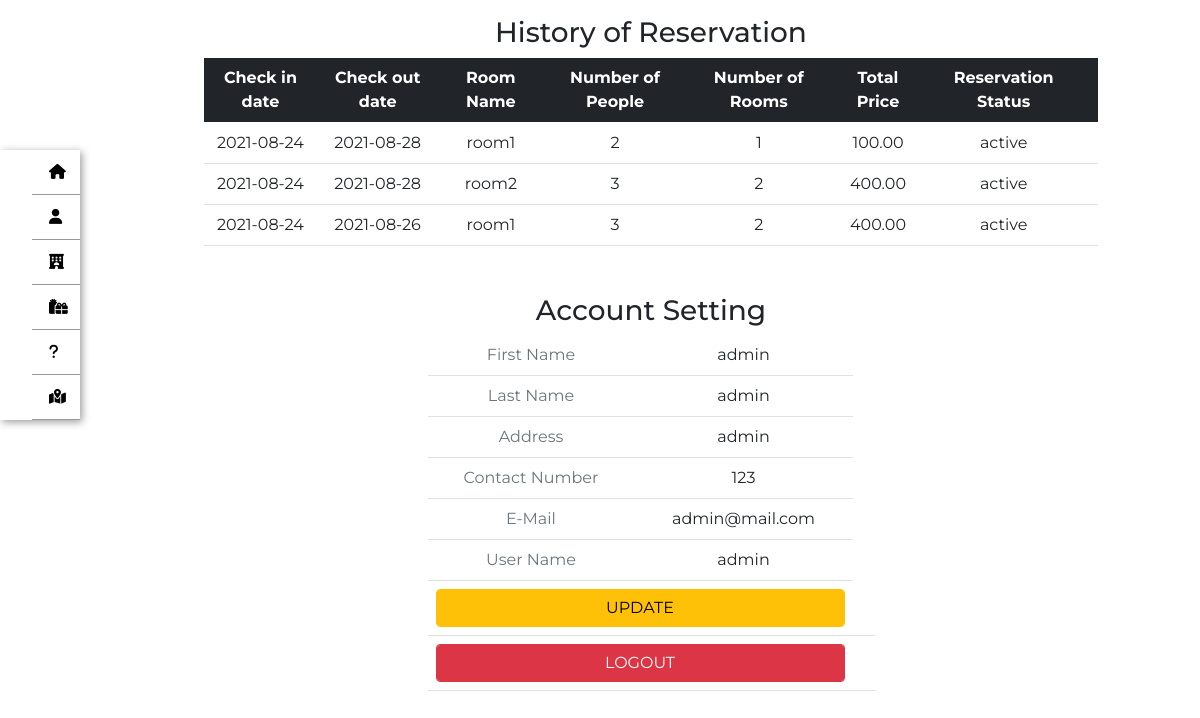
The page /user_account.php (signed in) on the database its author committed.
### tables this page shows
CREATE TABLE `reservation` (
  `reservation_id` int(11) NOT NULL,
  `user_id` int(11) NOT NULL,
  `room_id` int(11) NOT NULL,
  `check_in` date NOT NULL,
  `check_out` date NOT NULL,
  `total_price` float(50,2) NOT NULL,
  `number_people` int(11) NOT NULL,
  `nights` int(11) NOT NULL,
  `number_rooms` int(11) NOT NULL,
  `reservation_status` varchar(50) NOT NULL DEFAULT 'upcoming'
);

CREATE TABLE `rooms` (
  `room_id` int(11) NOT NULL,
  `room_name` varchar(50) NOT NULL,
  `room_price` float(50,2) NOT NULL,
  `room_capacity` int(11) NOT NULL,
  `discription` text NOT NULL,
  `total_rooms` int(11) NOT NULL
);

CREATE TABLE `users` (
  `user_id` int(11) NOT NULL,
  `first_name` varchar(50) NOT NULL,
  `last_name` varchar(50) NOT NULL,
  `address` varchar(100) NOT NULL,
  `contact_number` varchar(50) NOT NULL,
  `email` varchar(50) NOT NULL,
  `account_id` int(11) NOT NULL
);

CREATE TABLE `accounts` (
  `account_id` int(11) NOT NULL,
  `username` varchar(50) NOT NULL,
  `password` varchar(100) NOT NULL,
  `status` varchar(1) NOT NULL DEFAULT 'U'
);

### classes/config.php (called while the page is built, shortened)
<?php
class Config{
    private $servername = 'localhost';
    private $username = 'root';
    private $password = '';
    private $db_name = 'waka-hotel';
    public function __construct()
    {
        $this->conn = new mysqli($this->servername,$this->username,$this->password,$this->db_name);
        return $this->conn;
    }
}
?>

### datafile.php (called while the page is built, shortened)
<?php
include 'classes/Res.php';
$resObj = new Res;
?>

### classes/Res.php (called while the page is built, shortened)
<?php
include 'classes/config.php';
class Res extends Config{
    public function reservationHistory($user_id){
        $sql = "SELECT * FROM reservation
                INNER JOIN rooms ON reservation.room_id = rooms.room_id
                WHERE reservation.user_id = '$user_id'";
        $result = $this->conn->query($sql);
        if($result->num_rows >= 1){
            $row = [];
            while($res_history = $result->fetch_assoc()){
                array_push($row,$res_history);
            }
            return $row;
        }else{
            return false;
        }
    }
    public function userInformation($user_id){
        $sql = "SELECT * FROM accounts INNER JOIN users ON accounts.account_id = users.account_id WHERE user_id = '$user_id'";
        $result = $this->conn->query($sql);
        if($result->num_rows == 1){
           return  $result->fetch_assoc();
        }else{
            return false;
        }
    }
}
?>

### user_account.php (the view, shortened to what this page needs)
<?php
include 'datafile.php';
$user_id = $_SESSION["user_id"];
$user_info = $resObj->userInformation($user_id);
?>
<!doctype html>
<html lang="en">
  <head>
    <link rel="stylesheet" href="https://cdn.jsdelivr.net/npm/bootstrap@5.0.2/dist/css/bootstrap.min.css">
    <link rel="stylesheet" href="style/user_account.css">
  </head>
  <body>
          <div class="row">
              <div class="col-md-2">
              <nav>
      <ul>
        <li><a href="user_dashboard.php"><i class="fas fa-home"></i><span>Home</span></a></li>
        <li><a href="user_account.php"><i class="fas fa-user"></i><span>Users</span></a></li>
        <li><a href="reservation.php"><i class="fas fa-hotel"></i><span>Reservation</span></a></li>
        <li><a href="goods.php"><i class="fas fa-gifts"></i><span>Goods</span></a></li>
        <li><a href="#"><i class="fas fa-question"></i><span>FAQ</span></a></li>
        <li><a href=""><i class="fas fa-map-marked-alt"></i><span>access/inquiries</span></a></li>
      </ul>
    </nav>
              </div>
          <div class="col-md-9 mt-3">
          <h3 class="text-center">History of Reservation</h3>
          <table class="table">
              <thead class="table table-dark text-center">
                  <tr>
                      <th>Check in date</th>
                      <th>Check out date</th>
                      <th>Room Name</th>
                      <th>Number of People</th>
                      <th>Number of Rooms</th>
                      <th>Total Price</th>
                      <th>Reservation Status</th>
                      <th colspan="2"></th>
                  </tr>
              </thead>
              <tbody>
                  <?php
                    $res_info = $resObj->reservationHistory($user_id);
                    if($res_info == false){
                   ?>
                        <tr>
                            <td colspan="6" class="text-danger text-center"></td>
                        </tr>
                    <?php
                    }else{
                        foreach($res_info as $res){
                    ?>
                        <tr>
                            <td class="text-center"><?php echo $res["check_in"];  ?></td>
                            <td class="text-center"><?php echo $res["check_out"];  ?></td>
                            <td class="text-center"><?php echo $res["room_name"];  ?></td>
                            <td class="text-center"><?php echo $res["number_people"];  ?></td>
                            <td class="text-center"><?php echo $res["number_rooms"];  ?></td>
                            <td class="text-center"><?php echo $res["total_price"];  ?></td>
                            <td class="text-center"><?php echo $res["reservation_status"] ?></td>
                            <td class="text-center">
                        </td>
                        </tr>
                <?php
                        }
                    }
                ?>
              </tbody>
          </table>
          <h3 class="mt-5 text-center">Account Setting</h3>
          <form action="datafile.php" method="POST" class="text-center">
          <table class="table w-50 mx-auto">
              <tbody>
                  <tr>
                      <td class="text-muted">First Name</td>
                      <td><?php echo $user_info["first_name"]?></td>
                  </tr>
                  <tr>
                      <td class="text-muted">Last Name</td>
                      <td><?php echo $user_info["last_name"]?></td>
                  </tr>
                  <tr>
                      <td class="text-muted">Address</td>
                      <td><?php echo $user_info["address"]?></td>
                  </tr>
                  <tr>
                      <td class="text-muted">Contact Number</td>
                      <td><?php echo $user_info["contact_number"]?></td>
                  </tr>
                  <tr>
                      <td class="text-muted">E-Mail</td>
                      <td><?php echo $user_info["email"]?></td>
                  </tr>
                  <tr>
                      <td class="text-muted">User Name</td>
                      <td><?php echo $user_info["username"]?></td>
                  </tr>
                  <tr class="mt-3">
                      <td colspan="2"><a href="update_userinformation.php" class="btn btn-warning form-control">UPDATE</a></td>
                      <td></td>
                  </tr>
                  <tr class="mt-3">
                      <td colspan="2">
                  <button type="button" class="btn btn-danger form-control" data-bs-toggle="modal" data-bs-target="#logoutModal<?php echo $res["reservation_id"];?>">
                     LOGOUT
                        </button>
                        </td>
                        <td></td>
                    </tr>
              </tbody>
          </table>
                </div>
            </div>
  </body>
</html>

### style/user_account.css (style rules this page uses)
* { margin: 0; padding: 0; list-style: none; text-decoration: none; box-sizing: border-box; }
body { font-family: 'Montserrat', sans-serif; background-position: center; background-size: cover; height: 100vh; }
nav { position: fixed; width: 80px; margin-top: 150px; transition: all 0.3s linear; box-shadow: 2px 2px 8px 0px rgba(0, 0, 0, .4) }
nav ul { margin-top: 0; margin-bottom: 0rem }
nav li { height: 45px; position: relative }
nav li a { color: #fff !important; display: block; height: 100%; width: 100%; line-height: 45px; padding-left: 25%; border-bottom: 1px solid rgba(0, 0, 0, .4); transition: all .3s linear; text-decoration: none !important }
nav li:nth-child(1) a { background: white; }
nav li:nth-child(2) a { background: white; }
nav li:nth-child(3) a { background: white; }
nav li:nth-child(4) a { background: white; }
nav li:nth-child(5) a { background: white; }
nav li:nth-child(6) a { background: white; }
nav li a i { color: black; position: absolute; top: 14px; left: 17px; font-size: 15px }

### rows shown on the page
reservation: check_in "2021-08-24", check_out "2021-08-28", room.room_name "room1", number_people "2", number_rooms "1", total_price "100.00", reservation_status "active"
reservation: check_in "2021-08-24", check_out "2021-08-28", room.room_name "room2", number_people "3", number_rooms "2", total_price "400.00", reservation_status "active"
reservation: check_in "2021-08-24", check_out "2021-08-26", room.room_name "room1", number_people "3", number_rooms "2", total_price "400.00", reservation_status "active"
users: first_name "admin", last_name "admin", address "admin", contact_number "123", email "admin@mail.com", account.username "admin"
